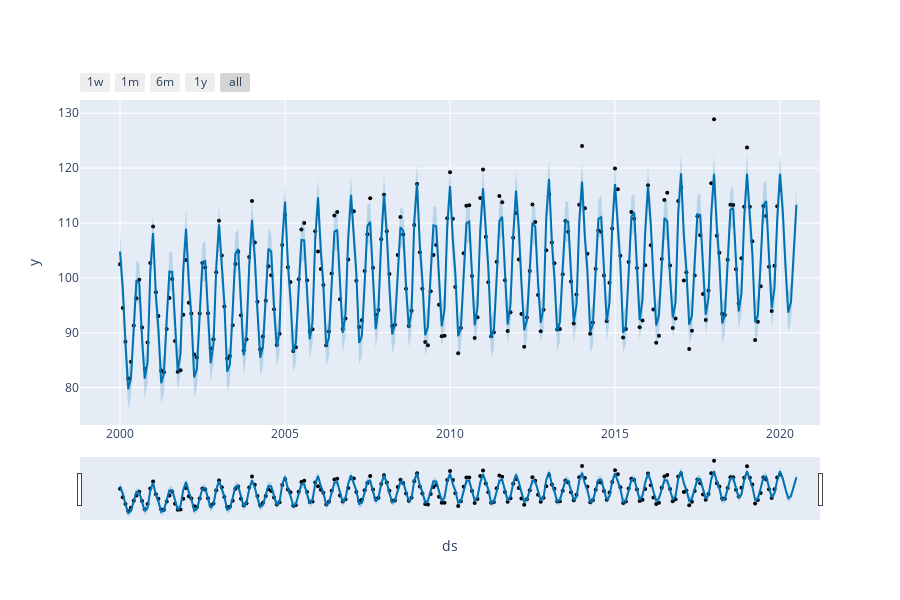

The notebook cell this image was saved under:
### Code cell
from fbprophet.plot import plot_plotly
import plotly.offline as py

fig = plot_plotly(m,forecast) #this returns the plotly figure
py.iplot(fig)

### Figure 1 — Plotly figure (JSON) as saved in the notebook; plotly's stock layout.template omitted (floating-point values rounded to 4 significant figures; data arrays with more than 128 entries replaced by an {"elided": "..."} marker saying what was removed)
{"data": [{"marker": {"color": "black", "size": 4}, "mode": "markers", "name": "Actual", "type": "scatter", "x": {"elided": "241 str values"}, "y": {"elided": "241 float values"}}, {"hoverinfo": "skip", "line": {"width": 0}, "mode": "lines", "type": "scatter", "x": {"elided": "247 str values"}, "y": {"elided": "247 float values"}}, {"fill": "tonexty", "fillcolor": "rgba(0, 114, 178, 0.2)", "line": {"color": "#0072B2", "width": 2}, "mode": "lines", "name": "Predicted", "type": "scatter", "x": {"elided": "247 str values"}, "y": {"elided": "247 float values"}}, {"fill": "tonexty", "fillcolor": "rgba(0, 114, 178, 0.2)", "hoverinfo": "skip", "line": {"width": 0}, "mode": "lines", "type": "scatter", "x": {"elided": "247 str values"}, "y": {"elided": "247 float values"}}], "layout": {"height": 600, "showlegend": false, "width": 900, "xaxis": {"rangeselector": {"buttons": [{"count": 7, "label": "1w", "step": "day", "stepmode": "backward"}, {"count": 1, "label": "1m", "step": "month", "stepmode": "backward"}, {"count": 6, "label": "6m", "step": "month", "stepmode": "backward"}, {"count": 1, "label": "1y", "step": "year", "stepmode": "backward"}, {"step": "all"}]}, "rangeslider": {"visible": true}, "title": {"text": "ds"}, "type": "date"}, "yaxis": {"title": {"text": "y"}}}}
